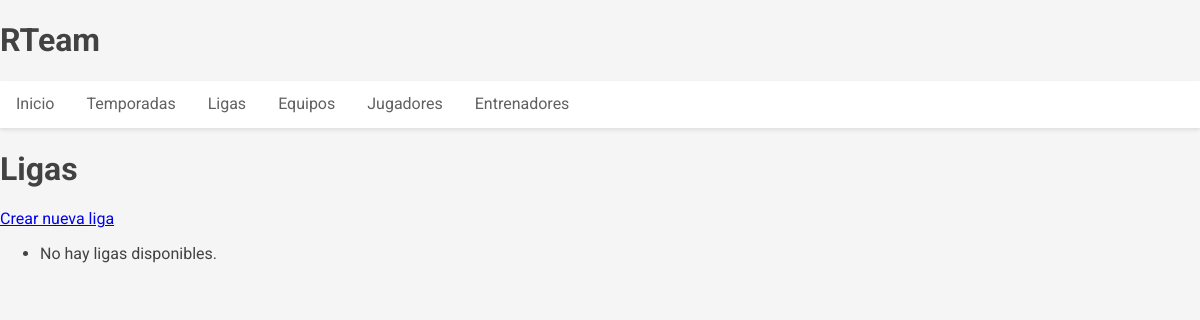
Before: /ligas/ with the older database file.
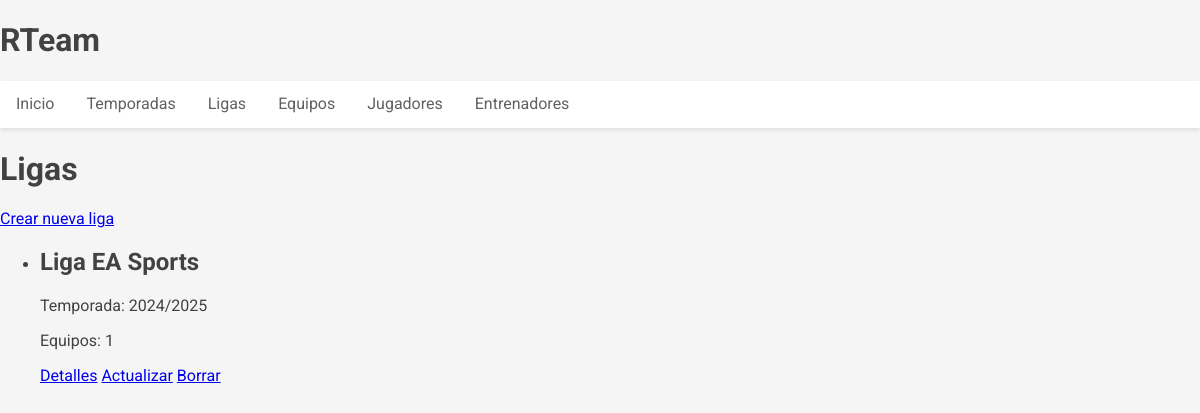
After: the same page with the newer database file.
### RTeam_app/models.py (models this page shows, shortened)
class Liga(models.Model):
    nombre = models.CharField(max_length=100)
    temporada = models.ForeignKey(Temporada, on_delete=models.CASCADE)
    fecha_creacion = models.DateTimeField(auto_now_add=True)
    fecha_actualizacion = models.DateTimeField(auto_now=True)
    equipos = models.ManyToManyField('Equipo', through='EquipoLigaTemporada', related_name='ligas')
    class Meta:
        unique_together = ('nombre', 'temporada')
        verbose_name_plural = "Ligas"

class Temporada(models.Model):
    periodo = TemporadaField(help_text='Formato: YYYY/YYYY (ej: 2024/2025)')
    class Meta:
        verbose_name_plural = "Temporadas"

### RTeam_app/views.py (the view)
# urls.py: path('ligas/', views.LigaListView.as_view(), name='liga_list'),
class LigaListView(ListView):
    model = Liga
    template_name = 'ligas/liga_list.html'
    context_object_name = 'ligas'

### templates/ligas/liga_list.html
{% extends 'base.html' %}
{% block contenido %}
    <h1>Ligas</h1>
    <a href="{% url 'liga_create' %}">Crear nueva liga</a>
    <ul>
        {% for liga in ligas %}
            <li>
                <h2>{{ liga.nombre }}</h2>
                <p>Temporada: {{ liga.temporada.periodo }}</p>
                <p>Equipos: {{ liga.equipos.count }}</p>
                <a href="{% url 'liga_detail' liga.id %}">Detalles</a>
                <a href="{% url 'liga_update' liga.id %}">Actualizar</a>
                <a href="{% url 'liga_delete' liga.id %}">Borrar</a>
            </li>
        {% empty %}
            <li>No hay ligas disponibles.</li>
        {% endfor %}
    </ul>
{% endblock %}

Changed rows visible on the page:
added Liga: nombre "Liga EA Sports", temporada.periodo "2024/2025", equipos.count "1"
Other visible differences:
text no longer shown: "No hay ligas disponibles."
